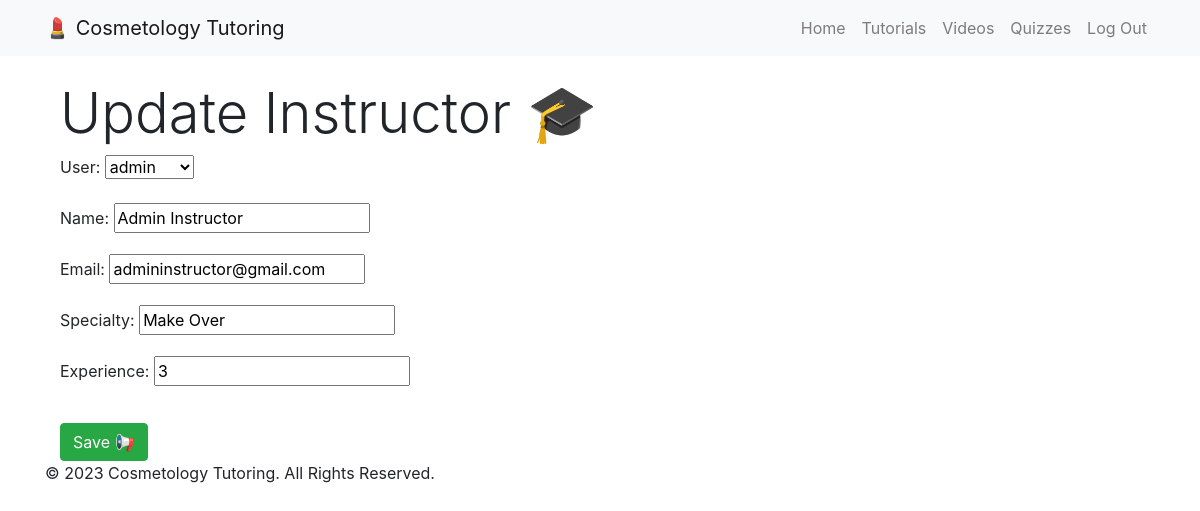
Page /instructors/instructors/1/update/ (signed in) on the committed database.
### instructors/models.py (models this page shows, shortened)
class Instructor(models.Model):
    user = models.OneToOneField(User, on_delete=models.CASCADE)
    name = models.CharField(max_length=100)
    email = models.EmailField()
    specialty = models.CharField(max_length=100)
    experience = models.PositiveIntegerField(default=0)

### instructors/views.py (the view)
# urls.py: path('instructors/<int:pk>/update/', InstructorUpdateView.as_view(), name='instructor-update'),
class InstructorUpdateView(UpdateView):
    model = Instructor
    fields = ['user', 'name', 'email', 'specialty', 'experience']
    template_name = 'instructors/instructor_form.html'
    @method_decorator(admin_required)
    def dispatch(self, *args, **kwargs):
        return super().dispatch(*args, **kwargs)

### templates/instructors/instructor_form.html (shortened to what this page needs)
{% extends "base.html" %}
{% block content %}
  <div class="container mt-4">
    <h1 class="display-4">{% if form.instance.pk %}Update Instructor{% else %}Create Instructor{% endif %} 🎓</h1>
    <form method="post" enctype="multipart/form-data">
      {{ form.as_p }}
      <button type="submit" class="btn btn-success mt-3">Save 📢</button>
    </form>
  </div>
{% endblock %}

### rows in the picture
Instructor: user "admin", name "Admin Instructor", email "admininstructor@gmail.com", specialty "Make Over", experience "3"
